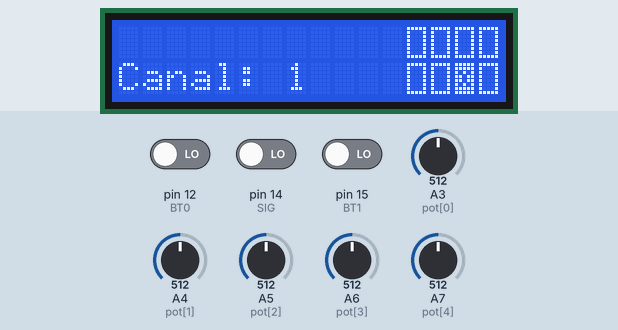
Recording of a sketch running on a simulated Arduino Nano, built with avr-gcc and run on an emulated ATmega328P. Parts: 16×2 character LCD. Inputs (shaded band) come from the test bench; at power-on: pin 12 (BT0) LOW, pin 14 (SIG) LOW, pin 15 (BT1) LOW, A3 (pot[0]) = 512, A4 (pot[1]) = 512, A5 (pot[2]) = 512, A6 (pot[3]) = 512, A7 (pot[4]) = 512. MIDI output is not drawn.

Above: at 2.2 s.
2.3 s: pin 12 (BT0) driven HIGH
At 3.0 s:
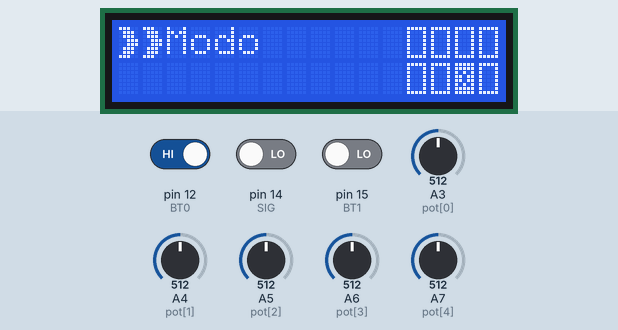
3.8 s: pin 14 (SIG) driven HIGH
At 4.3 s:
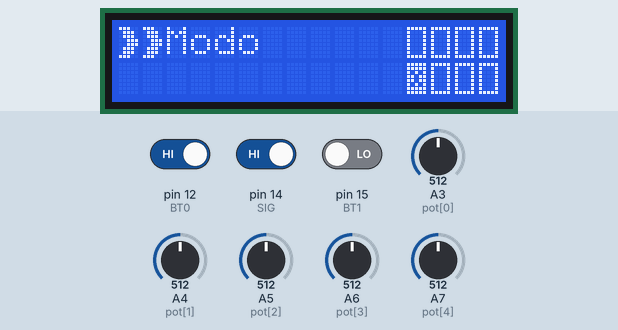
5.3 s: pin 12 (BT0) driven LOW
At 6.5 s:
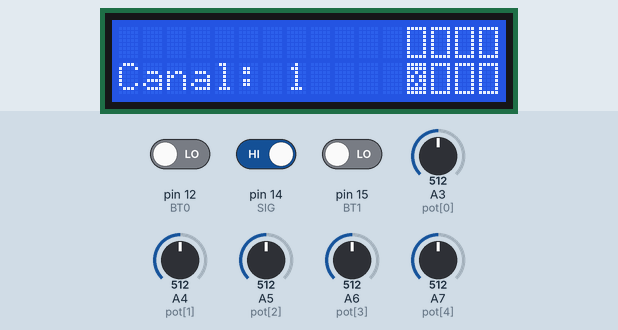
6.8 s: pin 15 (BT1) driven HIGH
At 7.8 s:
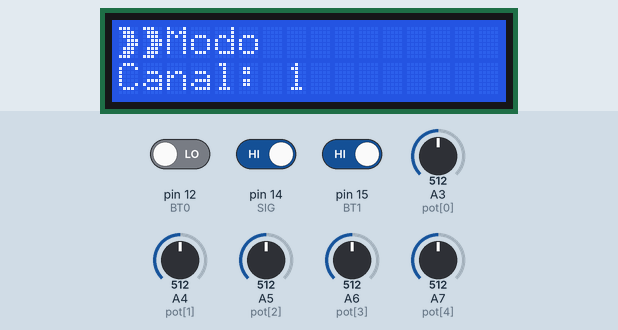
8.3 s: pin 15 (BT1) driven LOW
At 8.8 s:
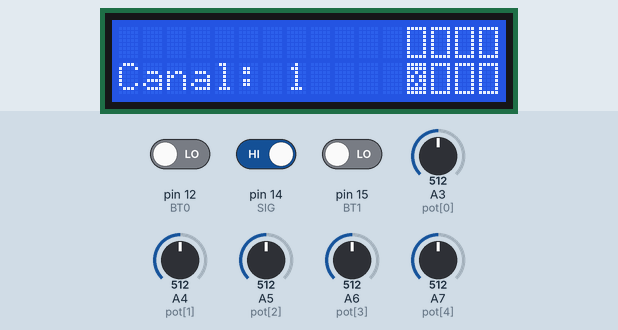
Timing chart, 0 to 10.8 s (numbered marks = the images above; inputs shaded):
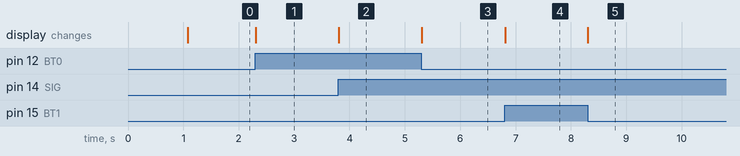

Measured:
- after the input at 2.3 s, the display: changes at once (image 1)
- after the input at 3.8 s, the display: changes at once (image 2)
- after the input at 5.3 s, the display: changes at once (image 3)
- after the input at 6.8 s, the display: changes at once (image 4)
- after the input at 8.3 s, the display: changes at once (image 5)

The sketch:

controlador-MIDI.ino
```cpp
#include <LiquidCrystal.h>
#include <MIDI.h>


//Multiplexador
#define S0  8
#define S1  9
#define S2  10
#define S3  11
#define SIG 14

//Botões Axuliares
#define BT0 12
#define BT1 15
#define BT2 13
#define BT3 16

LiquidCrystal lcd(7, 6, 5, 4, 3, 2);
MIDI_CREATE_DEFAULT_INSTANCE();

////////////////////////////////////////////
//Caracter Especial

byte off[8] = {
  0b11111,
  0b10001,
  0b10001,
  0b10001,
  0b10001,
  0b10001,
  0b10001,
  0b11111
};

byte on[8] = {
  0b11111,
  0b11111,
  0b10101,
  0b11011,
  0b11011,
  0b10101,
  0b11111,
  0b11111
};

byte modo[8] = {
  0b11100,
  0b01110,
  0b01110,
  0b00111,
  0b00111,
  0b01110,
  0b01110,
  0b11100
};


/////////////////////////////////////////////

const int NButtons = 16; // *coloque aqui o numero de entradas digitais utilizadas
int buttonCState[NButtons] = {0}; // estado atual da porta digital
int buttonPState[NButtons] = {0}; // estado previo da porta digital

/////////////////////////////////////////////

const int NPots = 5; // *coloque aqui o numero de entradas analogicas utilizadas
const int pot[NPots] = {A3,A4,A5,A6,A7}; // *neste array coloque na ordem desejada os pinos das portas analogicas utilizadas
int potCState[NPots] = {0}; // estado atual da porta analogica
int potPState[NPots] = {0}; // estado previo da porta analogica
int potVar = 5; // variacao entre o valor do estado previo e o atual da porta analogica

/////////////////////////////////////////////

byte midiCh = 1; // *Canal midi a ser utilizado
byte note = 4; // *Nota mais grave que sera utilizada - use essa linha se quiser usar uma escala cromatica
//byte note[NButtons] = {36, 37, 38, 39, 40, 41, 42, 43, 44, 45, 46, 47}; // use essa linha se quiser usar uma escala personalizada
byte cc = 1; // *CC mais baixo que sera utilizado

/////////////////////////////////////////////

int TIMEOUT = 300; //quantidade de tempo em que o potenciometro sera lido apos ultrapassar o varThreshold
int varThreshold = 4; //threshold para a variacao no sinal do potenciometro
boolean potMoving = true; // se o potenciometro esta se movendo
unsigned long pTime[NPots] = {0}; // tempo armazenado anteriormente
unsigned long timer[NPots] = {0}; // armazena o tempo que passou desde que o timer foi zerado

/////////////////////////////////////////////

byte deslocamento = 2;


void setup () {
  //Inicialização MIDI
  MIDI.begin();
  Serial.begin(115200);

  //Inicializando os pinos
  //Multiplexador
  pinMode(S0, OUTPUT);
  pinMode(S1, OUTPUT);
  pinMode(S2, OUTPUT);
  pinMode(S3, OUTPUT);
  pinMode(SIG,  INPUT);

  //Botões Auxiliares
  pinMode(BT0,  INPUT);
  pinMode(BT1,  INPUT);
  pinMode(BT2,  INPUT);
  pinMode(BT3,  INPUT);


  //Analógicos
  for (int i=0; i<NPots; i++){
    pinMode(pot[i], INPUT);
  }

  lcd.createChar(0, off);
  lcd.createChar(1, on);
  lcd.createChar(2, modo);


  //Configuração LCD e Inicialização
  lcd.begin(16, 2);
  lcd.clear();
  lcd.setCursor(1, 0);
  lcd.print("DJ Controller");
  delay(1000);
  lcd.clear();
  display();
}

void loop () {
  if(digitalRead(BT0)){
    noteOFF();
    lcd.clear();
    while(digitalRead(BT0)){
      int x = btReturn();
      if(x<8){
        deslocamento = x;
      }
      displayModo();
      displayNotas();
    }
    lcd.clear();
    display();
  }

  if(digitalRead(BT1)){
    noteOFF();
    lcd.clear();
    while(digitalRead(BT1)){
      int x = btReturn();
      if(x<16){
        midiCh = x+1;
      }
      displayModo();
      displayCanal();
    }
    lcd.clear();
    display();
  }

  disparoBotoes();
  botao();
  disparoPotenciometros();
}

/////////////////////////////////////////////
//Telas

void display(){
  displayCanal();
  displayNotas();
}

void displayCanal(){
  lcd.setCursor(0, 1);
  lcd.print("Canal:");
  if(midiCh<10){
    lcd.print(" ");
  }
  lcd.print(midiCh);
}

void displayNotas(){
  for(int i=0; i<4;i++){
    if((i+4) ==  deslocamento){
      lcd.setCursor(i+12, 0);
      lcd.write(byte(1));
    }else{
      lcd.setCursor(i+12, 0);
      lcd.write(byte(0));
    }
  }
  for(int j=0; j<4;j++){
    if(j ==  deslocamento){
      lcd.setCursor(j+12, 1);
      lcd.write(byte(1));
    }else{
      lcd.setCursor(j+12, 1);
      lcd.write(byte(0));
    }
  }
}

void displayModo(){
  lcd.setCursor(0, 0);
  lcd.write(byte(2));
  lcd.write(byte(2));
  lcd.print("Modo");
  lcd.setCursor(0, 1);
}

/////////////////////////////////////////////
//Operações

void multi(int v0,int v1, int v2, int v3){
  digitalWrite(S0, v0);
  digitalWrite(S1, v1);
  digitalWrite(S2, v2);
  digitalWrite(S3, v3);
}

void botao(){
  multi(0,0,0,0);
  buttonCState[0] = digitalRead(SIG);
  multi(1,0,0,0);
  buttonCState[1] = digitalRead(SIG);
  multi(0,1,0,0);
  buttonCState[2] = digitalRead(SIG);
  multi(1,1,0,0);
  buttonCState[3] = digitalRead(SIG);
  multi(0,0,1,0);
  buttonCState[4] = digitalRead(SIG);
  multi(1,0,1,0);
  buttonCState[5] = digitalRead(SIG);
  multi(0,1,1,0);
  buttonCState[6] = digitalRead(SIG);
  multi(1,1,1,0);
  buttonCState[7] = digitalRead(SIG);
  multi(0,0,0,1);
  buttonCState[8] = digitalRead(SIG);
  multi(1,0,0,1);
  buttonCState[9] = digitalRead(SIG);
  multi(0,1,0,1);
  buttonCState[10] = digitalRead(SIG);
  multi(1,1,0,1);
  buttonCState[11] = digitalRead(SIG);
  multi(0,0,1,1);
  buttonCState[12] = digitalRead(SIG);
  multi(1,0,1,1);
  buttonCState[13] = digitalRead(SIG);
  multi(0,1,1,1);
  buttonCState[14] = digitalRead(SIG);
  multi(1,1,1,1);
  buttonCState[15] = digitalRead(SIG);
}

int btReturn(){
  multi(0,0,0,0);
  if(digitalRead(SIG)){
    return 0;
  }
  multi(1,0,0,0);
  if(digitalRead(SIG)){
    return 1;
  }
  multi(0,1,0,0);
  if(digitalRead(SIG)){
    return 2;
  }
  multi(1,1,0,0);
  if(digitalRead(SIG)){
    return 3;
  }
  multi(0,0,1,0);
  if(digitalRead(SIG)){
    return 4;
  }
  multi(1,0,1,0);
  if(digitalRead(SIG)){
    return 5;
  }
  multi(0,1,1,0);
  if(digitalRead(SIG)){
    return 6;
  }
  multi(1,1,1,0);
  if(digitalRead(SIG)){
    return 7;
  }
  multi(0,0,0,1);
  if(digitalRead(SIG)){
    return 8;
  }
  multi(1,0,0,1);
  if(digitalRead(SIG)){
    return 9;
  }
  multi(0,1,0,1);
  if(digitalRead(SIG)){
    return 10;
  }
  multi(1,1,0,1);
  if(digitalRead(SIG)){
    return 11;
  }
  multi(0,0,1,1);
  if(digitalRead(SIG)){
    return 12;
  }
  multi(1,0,1,1);
  if(digitalRead(SIG)){
    return 13;
  }
  multi(0,1,1,1);
  if(digitalRead(SIG)){
    return 14;
  }
  multi(1,1,1,1);
  if(digitalRead(SIG)){
    return 15;
  }
  return 16;
}

void disparoBotoes(){
  for (int i=0; i<NButtons; i++) {
    if (buttonCState[i] != buttonPState[i]) {
      if(buttonCState[i] == HIGH) {
        MIDI.sendNoteOn(note+i+(16*deslocamento), 127, midiCh); // envia NoteOn(nota, velocity, canal midi)
        //MIDI.sendNoteOn(note[i], 127, midiCh); // use esta se quiser uma escala personalizada
        buttonPState[i] = buttonCState[i];
      }
      else {
        MIDI.sendNoteOn(note+i+(16*deslocamento), 0, midiCh); // use esta se quiser uma escala cromatica
        //MIDI.sendNoteOn(note[i], 0, midiCh); // use esta se quiser uma escala personalizada
        buttonPState[i] = buttonCState[i];
      }
    }
  }
}

void noteOFF(){
  for (int i=0; i<NButtons; i++){
    MIDI.sendNoteOn(note+i+(16*deslocamento), 0, midiCh);
  }
}

void disparoPotenciometros(){

  for (int i=0; i<NPots; i++) { // le todas entradas analogicas utilizadas
    potCState[i] = analogRead(pot[i]);
  }

  for (int i=0; i<NPots; i++) {

    potVar = abs(potCState[i] - potPState[i]); // calcula a variacao da porta analogica

    if (potVar >= varThreshold) {  //sets a threshold for the variance in the pot state, if it varies more than x it sends the cc message
      pTime[i] = millis(); // armazena o tempo previo
    }
    timer[i] = millis() - pTime[i]; // reseta o timer
    if (timer[i] < TIMEOUT) { // se o timer for menor que o tempo maximo permitido significa que o potenciometro ainda esta se movendo
      potMoving = true;
    }
    else {
      potMoving = false;
    }

    if (potMoving == true) { // se o potenciometro ainda esta se movendo, mande o control change
      MIDI.sendControlChange(cc+i, map(potCState[i], 0, 1023, 0, 127), midiCh); // envia Control Change (numero do CC, valor do CC, canal midi)
      potPState[i] = potCState[i]; // armazena a leitura atual do potenciometro para comparar com a proxima
    }
  }
}
```
